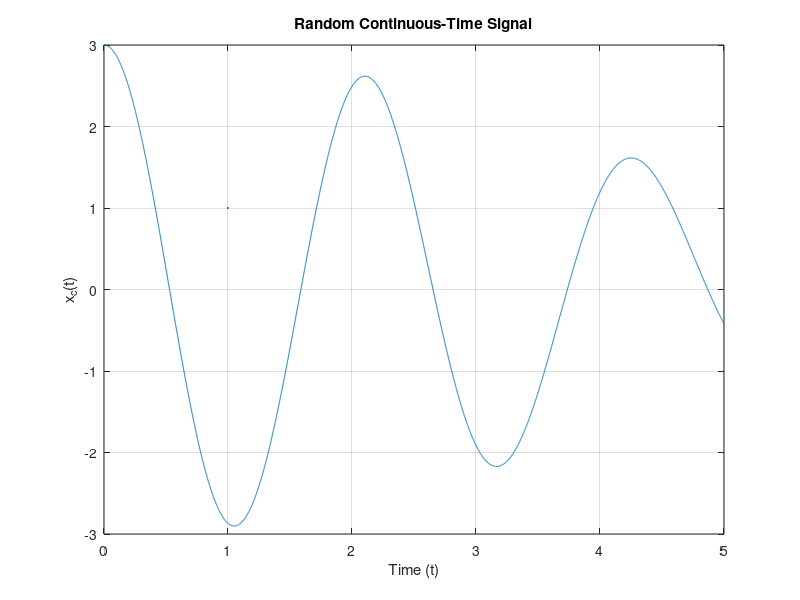

The MATLAB source for this figure: (Note: this script raises an error after producing the figure.)
omega_N = 10;
I = 3;
T_max = 5;
omega_i = omega_N * rand(1,I); % Random frequency in the range (0, omega_n)
% Time vector
t = 0:1/1000:T_max;
% Generate random frequencies and the signal
xc_t = zeros(size(t)); % Initialize signal as zero
for i = 1:I
xc_t = xc_t + cos(omega_i(i) * t); % Accumulate cosine terms
end
% Plot the signal
figure;
plot(t, xc_t,LineWidth=1);
xlabel('Time (t)');
ylabel('x_c(t)');
title('Random Continuous-Time Signal');
grid on;
fs = 2.5*omega_N;
T = 1/fs;
n = 0:floor(T_max/T);
xn = zeros(size(n)); % Initialize signal as zero
for i = 1:I
xn = xn + cos(omega_i(i) * n * T); % Accumulate cosine terms
end
figure;
stem(n, xn,LineWidth=1);
xlabel('Time (t)');
ylabel('x_c(t)');
title('Sampled Signal');
grid on;
L = 3;
n1 = 0:floor(T_max/T)*L;
xe = zeros(size(n1)); % zero matrix of expanded signal of sampled signal x[n]
for i = 1:length(n1)
if mod(i-1, L) == 0
xe(i) = xn(((i-1)/L)+1); % Compute x( n / L) for n = 0, L, 2L, ...
else
xe(i) = 0; % Set x_e[n] to 0 for other values
end
end
xe
figure
stem(n1,xe)
xlabel('no of samples')
ylabel('Amplitude')
title('Expanded signal X_e(n)')
%impulse response of a linear interpolation signal
n2 = -7:1:7;
hlin = zeros(size(n2));
for i = 1:length(n2)
if (abs(n2(i))<L)
hlin(i) = 1 - (abs(n2(i))/L);
else
hlin(i) = 0;
end
end
figure
stem(n2,hlin)
xlabel('no of samples')
ylabel('Amplitude')
title('Impulse response of interpolation filter H_l_i_n[n]')
xi = conv(xe,hlin,'same'); % linear interpolation signal
figure
stem(n1,xi)
xlabel('no of samples')
ylabel('Amplitude')
title('Interpolation signal X_i[n]')
% continous time sample train signal
t1 = 0 : T/L : (length(xi)-1)*T/L;
xs = zeros(1,length(t1));
for n = 1:length(xi)
xs(n) = xi(n);
end
figure;
plot(t1, xs);
title('continuous-time sample-train signal x_s(t)');
xlabel('Time');
ylabel('Amplitude');
% reconstruction filter
t_filter = -3:1/100:3; % Time range for filter
h_rt = (sin((pi *L.*t_filter) / T)) ./ ((pi *L.*t_filter) / T); % impulse response of the reconstruction filter
h_rt(t_filter == 0) = 1; % Handling singularity at t = 0
figure
plot(t_filter,h_rt)
xlabel('time')
ylabel('amplitude')
title('Reconstructed impulse response H_r(t)')
% reconstructed signal
xr = conv(xs,h_rt,'same');
figure;
plot(t1, xr);
title('Reconstructed signal x_r(t)');
xlabel('Time');
ylabel('Amplitude');